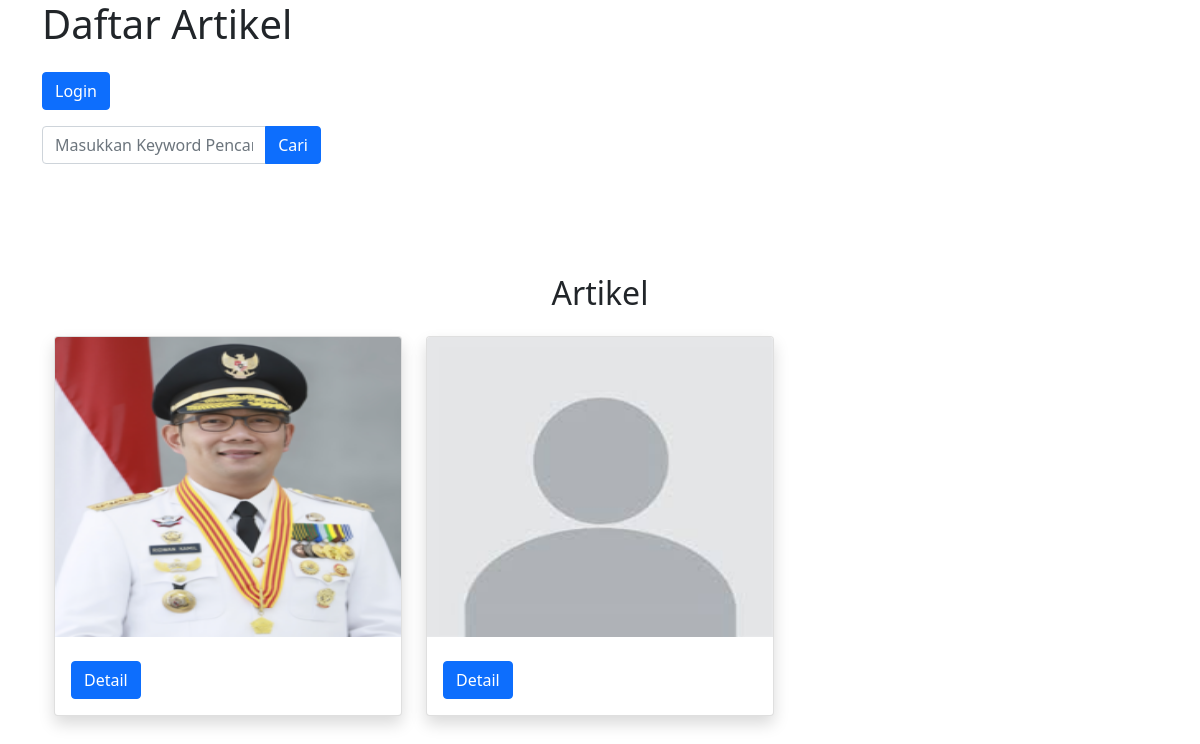
The page / on the database its author committed.
### tables this page shows
CREATE TABLE `edukasi` (
  `id` int(10) NOT NULL,
  `judul` varchar(255) DEFAULT NULL,
  `detail` varchar(255) DEFAULT NULL,
  `gambar` varchar(255) DEFAULT NULL
);

### functions.php (called while the page is built, shortened)
<?php
function koneksi()
{
  $conn = mysqli_connect('localhost', 'root', '') or die('Koneksi ke DB GAGAL!');
  mysqli_select_db($conn, 'adaapa') or die("Database salah!");
  return $conn;
}
function query($query)
{
  $conn = koneksi();
  $result = mysqli_query($conn, $query) or die(mysqli_error($conn));
  $rows = [];
  while ($row = mysqli_fetch_assoc($result)) {
    $rows[] = $row;
  }
  return $rows;
}

### index.php (the view, shortened to what this page needs)
<?php
require 'functions.php';
$edukasi = query("SELECT * FROM edukasi");
?>
<!doctype html>
<html lang="en">
<head>
  <link href="https://cdn.jsdelivr.net/npm/bootstrap@5.1.3/dist/css/bootstrap.min.css" rel="stylesheet">
</head>
<body>
  <div class="container">
    <h1 class="align-midcle">Daftar Artikel</h1>
    <form action="" method="GET" class="mt-4">
      <a class="btn btn-primary action-button" role="button" data-bs-hover-animate="pulse" href="login.php">Login</a>
      <div class="input-group mb-2 mt-3 w-25">
        <input type="text" class="form-control" name="keyword" placeholder="Masukkan Keyword Pencarian.." autocomplete="off">
        <button class="btn btn-primary" type="submit" name="cari">Cari</button>
      </div>
    </form>
    <div class="intro">
      <h2 class="text-center" id="Produk" style="margin-top: 110px">Artikel</h2>
    </div>
    <div class="tab-content">
      <div class="tab-pane active" role="tabpanel" id="tab-1">
        <div class="card-group">
          <div class="container-fluid">
            <div class="row">
              <?php foreach ($edukasi as $row) : ?>
                <div class="col-md-4">
                  <div class="card shadow mt-3">
                    <img class="card-img-top img-fluid max-foto" src="img/<?= $row['gambar']; ?>" style="max-height: 300px; min-height: 250px; max-width: 400px;">
                    <div class="card-body">
                      <a href="detail.php?id=<?= $row['id']; ?>" class="btn btn-primary">Detail</a>
                    </div>
                  </div>
                </div>
              <?php endforeach; ?>
            </div>
</body>
</html>

### rows shown on the page
edukasi: gambar (picture)
edukasi: gambar (placeholder picture)
